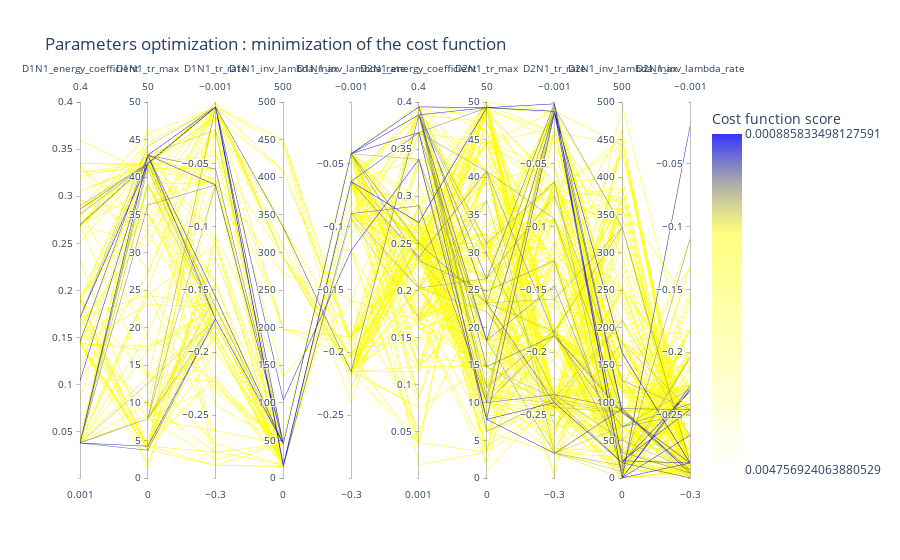

Notebook source saved alongside this figure:
### Code cell
fig = viewer.parallel_coordinates(1000, unselected_opacity=0)
fig

### Figure 1 — Plotly figure (JSON) as saved in the notebook; plotly's stock layout.template omitted (floating-point values rounded to 4 significant figures; data arrays with more than 128 entries replaced by an {"elided": "..."} marker saying what was removed)
{"data": [{"dimensions": [{"label": "D1N1_energy_coefficient", "range": [0.001, 0.4], "values": {"elided": "1000 float values"}}, {"label": "D1N1_tr_max", "range": [0, 50], "values": {"elided": "1000 float values"}}, {"label": "D1N1_tr_rate", "range": [-0.3, -0.001], "values": {"elided": "1000 float values"}}, {"label": "D1N1_inv_lambda_max", "range": [0, 500], "values": {"elided": "1000 float values"}}, {"label": "D1N1_inv_lambda_rate", "range": [-0.3, -0.001], "values": {"elided": "1000 float values"}}, {"label": "D2N1_energy_coefficient", "range": [0.001, 0.4], "values": {"elided": "1000 float values"}}, {"label": "D2N1_tr_max", "range": [0, 50], "values": {"elided": "1000 float values"}}, {"label": "D2N1_tr_rate", "range": [-0.3, -0.001], "values": {"elided": "1000 float values"}}, {"label": "D2N1_inv_lambda_max", "range": [0, 500], "values": {"elided": "1000 float values"}}, {"label": "D2N1_inv_lambda_rate", "range": [-0.3, -0.001], "values": {"elided": "1000 float values"}}], "line": {"color": {"elided": "1000 float values"}, "colorbar": {"tickmode": "array", "ticktext": [0.0008858, 0.004757], "tickvals": [-0.0008858, -0.004757], "title": {"text": "Cost function score"}}, "colorscale": [[0, "rgba(0, 0, 255, 0.8)"], [0.3, "rgba(255,255,0,0.5)"], [1, "rgba(255,255,0,0.0)"]], "reversescale": true, "showscale": true}, "type": "parcoords", "unselected": {"line": {"opacity": 0}}}], "layout": {"coloraxis": {"colorbar": {"title": {"text": "Fitness"}}}, "title": {"text": "Parameters optimization : minimization of the cost function"}}}
